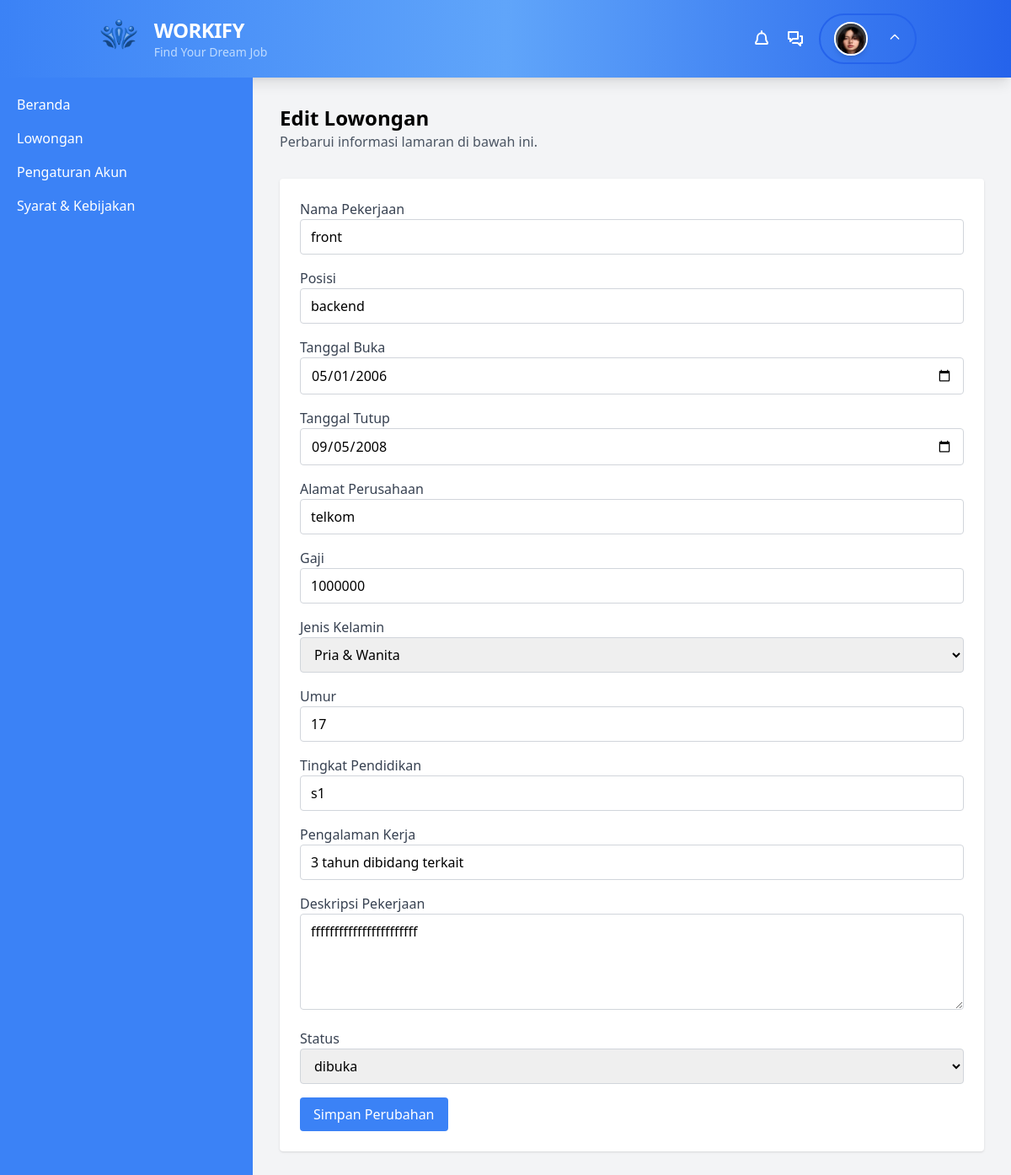
The page /perusahaan/lowongan/edit.php?idloker=6 on the database its author committed.
### tables this page shows
CREATE TABLE `lamaran` (
  `idloker` int(6) NOT NULL,
  `idpelamar` int(6) DEFAULT NULL,
  `idperusahaan` int(6) DEFAULT NULL,
  `tglbuka` date NOT NULL,
  `tglttp` date NOT NULL,
  `almtperusahaan` varchar(50) NOT NULL,
  `gaji` decimal(10,0) NOT NULL,
  `status` enum('dibuka','ditutup','','') NOT NULL,
  `posisi` varchar(20) NOT NULL,
  `jenis_kelamin` enum('pria & wanita','pria','wanita','') NOT NULL,
  `umur` int(3) NOT NULL,
  `tingkat_pendidikan` varchar(20) NOT NULL,
  `pengalaman_kerja` varchar(40) NOT NULL,
  `deskripsi_pekerjaan` text NOT NULL,
  `nama_pekerjaan` varchar(55) NOT NULL
);

### perusahaan/lowongan/edit.php (the view, shortened to what this page needs)
<?php
include "../../inc/koneksi.php";
if (isset($_GET['idloker'])) {
    $idloker = $_GET['idloker'];
    $query = "SELECT * FROM lamaran WHERE idloker = ?";
    if ($stmt = mysqli_prepare($koneksi, $query)) {
        mysqli_stmt_bind_param($stmt, "i", $idloker);
        mysqli_stmt_execute($stmt);
        $result = mysqli_stmt_get_result($stmt);
        $lamaran = mysqli_fetch_assoc($result);
    }
}
?>
<!DOCTYPE html>
<html lang="id">
<head>
    <script src="https://cdn.tailwindcss.com"></script>
</head>
<body class="bg-gray-100">
<header class="bg-gradient-to-r from-blue-500 via-blue-400 to-blue-600 shadow-lg">
    <div class="container mx-auto flex justify-between items-center px-6 py-4">
        <div class="flex items-left space-x-4">
            <img src="../../asset/img/logo.png" alt="Workify Logo" class="h-10">
            <div>
                <h1 class="text-2xl font-extrabold text-white tracking-tight">WORKIFY</h1>
                <p class="text-sm text-blue-200">Find Your Dream Job</p>
            </div>
        </div>
        <nav class="hidden md:flex items-center space-x-6">
            <div class="flex items-center space-x-4">
                <a href="notif.html" class="hover:scale-110 transition">
                </a>
                <a href="chat.html" class="hover:scale-110 transition">
                    <svg class="w-6 h-6 text-white" fill="none" viewBox="0 0 24 24" xmlns="http://www.w3.org/2000/svg">
                        <path stroke="currentColor" stroke-width="2" stroke-linecap="round" stroke-linejoin="round"
                            d="M9 17h6l3 3v-3h2V9h-2M4 4h11v8H9l-3 3v-3H4V4Z" />
                    </svg>
                </a>
                <div class="relative">
                    <button id="profile-toggle" class="flex items-center space-x-3 focus:outline-none px-4 py-2 rounded-full border-2 border-blue-600">
                        <div class="w-10 h-10 rounded-full bg-gradient-to-r from-blue-400 to-blue-600 flex items-center justify-center shadow-md">
                            <img src="../../asset/img/lisa.jpg" alt="Profile" class="w-10 h-10 rounded-full border-2 border-white">
                        </div>
                            <svg id="dropdown-icon" class="w-4 h-4 text-white transform transition-transform duration-300" xmlns="http://www.w3.org/2000/svg" fill="none" viewBox="0 0 24 24" stroke="currentColor">
                                <path stroke-linecap="round" stroke-linejoin="round" stroke-width="2" d="M5 12l7-7 7 7" />
                            </svg>
                    </button>
                </div>
        </nav>
</header>
    <div class="flex h-screen">
        <aside class="w-1/4 bg-blue-500 text-white p-5">
            <nav>
                <ul class="space-y-4">
                    <li><a href="dashboard.php" class="block hover:text-gray-200">Beranda</a></li>
                    <li><a href="lowongan_tabel.php" class="block hover:text-gray-200">Lowongan</a></li>
                    <li><a href="#" class="block hover:text-gray-200">Pengaturan Akun</a></li>
                    <li><a href="#" class="block hover:text-gray-200">Syarat & Kebijakan</a></li>
                </ul>
            </nav>
        </aside>
        <main class="w-3/4 p-8">
            <header class="mb-8">
                <h3 class="text-2xl font-semibold">Edit Lowongan</h3>
                <p class="text-gray-600">Perbarui informasi lamaran di bawah ini.</p>
            </header>
            <form action="edit.php?idloker=<?php echo $idloker; ?>" method="POST" class="bg-white shadow rounded p-6 space-y-4">
                <div>
                    <label class="block font-medium text-gray-700">Nama Pekerjaan</label>
                    <input type="text" name="nama_pekerjaan" value="<?php echo htmlspecialchars($lamaran['nama_pekerjaan']); ?>" class="w-full border border-gray-300 rounded px-3 py-2">
                </div>
                <div>
                    <label class="block font-medium text-gray-700">Posisi</label>
                    <input type="text" name="posisi" value="<?php echo htmlspecialchars($lamaran['posisi']); ?>" class="w-full border border-gray-300 rounded px-3 py-2">
                </div>
                <div>
                    <label class="block font-medium text-gray-700">Tanggal Buka</label>
                    <input type="date" name="tglbuka" value="<?php echo htmlspecialchars($lamaran['tglbuka']); ?>" class="w-full border border-gray-300 rounded px-3 py-2">
                </div>
                <div>
                    <label class="block font-medium text-gray-700">Tanggal Tutup</label>
                    <input type="date" name="tglttp" value="<?php echo htmlspecialchars($lamaran['tglttp']); ?>" class="w-full border border-gray-300 rounded px-3 py-2">
                </div>
                <div>
                    <label class="block font-medium text-gray-700">Alamat Perusahaan</label>
                    <input type="text" name="almtperusahaan" value="<?php echo htmlspecialchars($lamaran['almtperusahaan']); ?>" class="w-full border border-gray-300 rounded px-3 py-2">
                </div>
                <div>
                    <label class="block font-medium text-gray-700">Gaji</label>
                    <input type="number" name="gaji" value="<?php echo htmlspecialchars($lamaran['gaji']); ?>" class="w-full border border-gray-300 rounded px-3 py-2">
                </div>
                <div>
                    <label class="block font-medium text-gray-700">Jenis Kelamin</label>
                    <select name="jenis_kelamin" class="w-full border border-gray-300 rounded px-3 py-2">
                        <option value="Pria & Wanita" <?php echo ($lamaran['jenis_kelamin'] == 'Pria & Wanita') ? 'selected' : ''; ?>>Pria & Wanita</option>
                    </select>
                </div>
                <div>
                    <label class="block font-medium text-gray-700">Umur</label>
                    <input type="text" name="umur" value="<?php echo htmlspecialchars($lamaran['umur']); ?>" class="w-full border border-gray-300 rounded px-3 py-2">
                </div>
                <div>
                    <label class="block font-medium text-gray-700">Tingkat Pendidikan</label>
                    <input type="text" name="tingkat_pendidikan" value="<?php echo htmlspecialchars($lamaran['tingkat_pendidikan']); ?>" class="w-full border border-gray-300 rounded px-3 py-2">
                </div>
                <div>
                    <label class="block font-medium text-gray-700">Pengalaman Kerja</label>
                    <input type="text" name="pengalaman_kerja" value="<?php echo htmlspecialchars($lamaran['pengalaman_kerja']); ?>" class="w-full border border-gray-300 rounded px-3 py-2">
                </div>
                <div>
                    <label class="block font-medium text-gray-700">Deskripsi Pekerjaan</label>
                    <textarea name="deskripsi_pekerjaan" class="w-full border border-gray-300 rounded px-3 py-2" rows="4"><?php echo htmlspecialchars($lamaran['deskripsi_pekerjaan']); ?></textarea>
                </div>
                <div>
                    <label class="block font-medium text-gray-700">Status</label>
                    <select name="status" class="w-full border border-gray-300 rounded px-3 py-2">
                        <option value="dibuka" <?php echo ($lamaran['status'] == 'dibuka') ? 'selected' : ''; ?>>dibuka</option>
                    </select>
                </div>
                <button type="submit" class="bg-blue-500 text-white px-4 py-2 rounded hover:bg-blue-600">Simpan Perubahan</button>
            </form>
        </main>
    </div>
</body>
</html>

### rows shown on the page
lamaran: nama_pekerjaan "front", posisi "backend", tglbuka "05/01/2006", tglttp "09/05/2008", almtperusahaan "telkom", gaji "1000000", umur "17", tingkat_pendidikan "s1", pengalaman_kerja "3 tahun dibidang terkait", deskripsi_pekerjaan "fffffffffffffffffffffff", status "dibuka"
